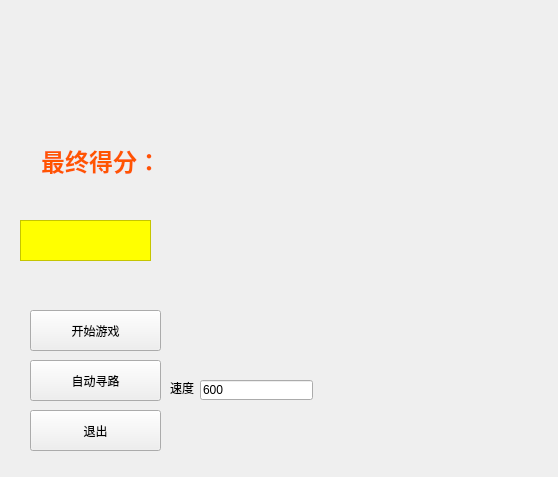
<?xml version="1.0" encoding="UTF-8"?>
<ui version="4.0">
 <class>view</class>
 <widget class="QWidget" name="view">
  <property name="geometry">
   <rect>
    <x>0</x>
    <y>0</y>
    <width>558</width>
    <height>477</height>
   </rect>
  </property>
  <property name="windowTitle">
   <string>Form</string>
  </property>
  <property name="whatsThis">
   <string>&lt;html&gt;&lt;head/&gt;&lt;body&gt;&lt;p&gt;&lt;br/&gt;&lt;/p&gt;&lt;/body&gt;&lt;/html&gt;</string>
  </property>
  <property name="styleSheet">
   <string notr="true"/>
  </property>
  <widget class="QPushButton" name="exitBtn">
   <property name="geometry">
    <rect>
     <x>30</x>
     <y>410</y>
     <width>131</width>
     <height>41</height>
    </rect>
   </property>
   <property name="text">
    <string>退出</string>
   </property>
  </widget>
  <widget class="QPushButton" name="startBtn">
   <property name="geometry">
    <rect>
     <x>30</x>
     <y>310</y>
     <width>131</width>
     <height>41</height>
    </rect>
   </property>
   <property name="text">
    <string>开始游戏</string>
   </property>
  </widget>
  <widget class="QLabel" name="labelScore">
   <property name="geometry">
    <rect>
     <x>20</x>
     <y>220</y>
     <width>131</width>
     <height>41</height>
    </rect>
   </property>
   <property name="whatsThis">
    <string>&lt;html&gt;&lt;head/&gt;&lt;body&gt;&lt;p align=&quot;center&quot;&gt;&lt;br/&gt;&lt;/p&gt;&lt;/body&gt;&lt;/html&gt;</string>
   </property>
   <property name="styleSheet">
    <string notr="true">background-color: rgb(255, 255, 0);
font: 28pt &quot;Algerian&quot;;</string>
   </property>
   <property name="frameShape">
    <enum>QFrame::StyledPanel</enum>
   </property>
   <property name="text">
    <string/>
   </property>
  </widget>
  <widget class="QLabel" name="label_2">
   <property name="geometry">
    <rect>
     <x>20</x>
     <y>140</y>
     <width>141</width>
     <height>41</height>
    </rect>
   </property>
   <property name="text">
    <string>&lt;html&gt;&lt;head/&gt;&lt;body&gt;&lt;p align=&quot;right&quot;&gt;&lt;span style=&quot; font-size:18pt; font-weight:600; color:#ff5500;&quot;&gt;最终得分：&lt;/span&gt;&lt;/p&gt;&lt;/body&gt;&lt;/html&gt;</string>
   </property>
  </widget>
  <widget class="QPushButton" name="pushButton">
   <property name="geometry">
    <rect>
     <x>30</x>
     <y>360</y>
     <width>131</width>
     <height>41</height>
    </rect>
   </property>
   <property name="text">
    <string>自动寻路</string>
   </property>
  </widget>
  <widget class="QLabel" name="label">
   <property name="geometry">
    <rect>
     <x>170</x>
     <y>380</y>
     <width>41</width>
     <height>16</height>
    </rect>
   </property>
   <property name="text">
    <string>速度</string>
   </property>
  </widget>
  <widget class="QLineEdit" name="lineEdit">
   <property name="geometry">
    <rect>
     <x>200</x>
     <y>380</y>
     <width>113</width>
     <height>20</height>
    </rect>
   </property>
   <property name="text">
    <string>600</string>
   </property>
  </widget>
 </widget>
 <resources/>
 <connections/>
</ui>
